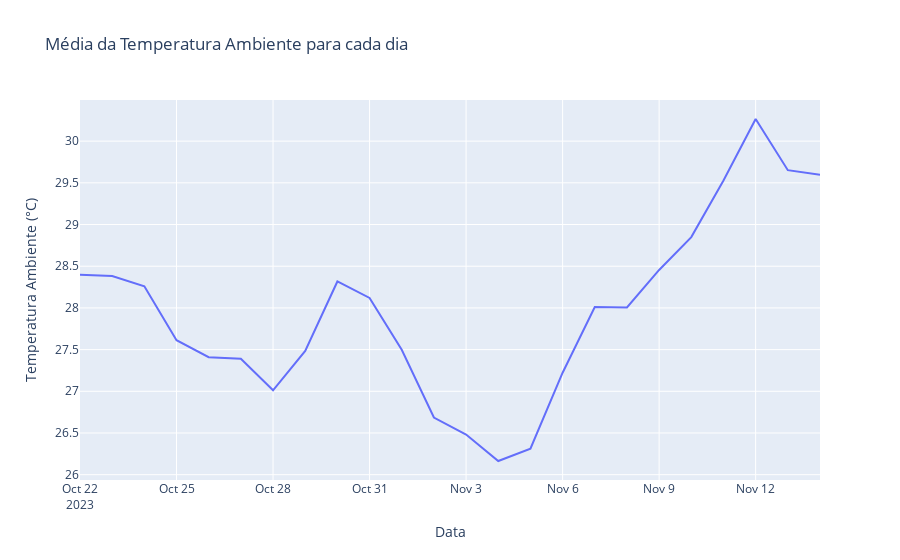

The notebook cell this image was saved under:
### Code cell
# Plotagem do gráfico interativo com a média da temperatura ambiente para cada dia, usando o Plotly
# Agrupe os dados pela média da temperatura ambiente para cada dia
media_temp_ambiente = dados.groupby('data')['temp_ambiente'].mean().reset_index()

# Crie o gráfico usando o Plotly Express
fig = px.line(media_temp_ambiente, x='data', y='temp_ambiente', title='Média da Temperatura Ambiente para cada dia')
fig.update_xaxes(title_text='Data')
fig.update_yaxes(title_text='Temperatura Ambiente (°C)')
# Mostrar o dado de temperatura
fig.update_traces(text=media_temp_ambiente['temp_ambiente'].round(2), textposition='top center')

# Exiba o gráfico
fig.show()

### Figure 1 — Plotly figure (JSON) as saved in the notebook; plotly's stock layout.template omitted (floating-point values rounded to 4 significant figures)
{"data": [{"hovertemplate": "data=%{x}<br>temp_ambiente=%{y}<extra></extra>", "legendgroup": "", "line": {"color": "#636efa", "dash": "solid"}, "marker": {"symbol": "circle"}, "mode": "lines", "name": "", "orientation": "v", "showlegend": false, "text": [28.4, 28.38, 28.26, 27.61, 27.41, 27.39, 27.01, 27.48, 28.32, 28.12, 27.5, 26.69, 26.48, 26.16, 26.31, 27.22, 28.01, 28.01, 28.46, 28.85, 29.53, 30.27, 29.65, 29.6], "textposition": "top center", "type": "scatter", "x": ["2023-10-22T00:00:00", "2023-10-23T00:00:00", "2023-10-24T00:00:00", "2023-10-25T00:00:00", "2023-10-26T00:00:00", "2023-10-27T00:00:00", "2023-10-28T00:00:00", "2023-10-29T00:00:00", "2023-10-30T00:00:00", "2023-10-31T00:00:00", "2023-11-01T00:00:00", "2023-11-02T00:00:00", "2023-11-03T00:00:00", "2023-11-04T00:00:00", "2023-11-05T00:00:00", "2023-11-06T00:00:00", "2023-11-07T00:00:00", "2023-11-08T00:00:00", "2023-11-09T00:00:00", "2023-11-10T00:00:00", "2023-11-11T00:00:00", "2023-11-12T00:00:00", "2023-11-13T00:00:00", "2023-11-14T00:00:00"], "xaxis": "x", "y": [28.4, 28.38, 28.26, 27.61, 27.41, 27.39, 27.01, 27.48, 28.32, 28.12, 27.5, 26.69, 26.48, 26.16, 26.31, 27.22, 28.01, 28.01, 28.46, 28.85, 29.53, 30.27, 29.65, 29.6], "yaxis": "y"}], "layout": {"legend": {"tracegroupgap": 0}, "title": {"text": "Média da Temperatura Ambiente para cada dia"}, "xaxis": {"anchor": "y", "domain": [0, 1], "title": {"text": "Data"}}, "yaxis": {"anchor": "x", "domain": [0, 1], "title": {"text": "Temperatura Ambiente (°C)"}}}}
